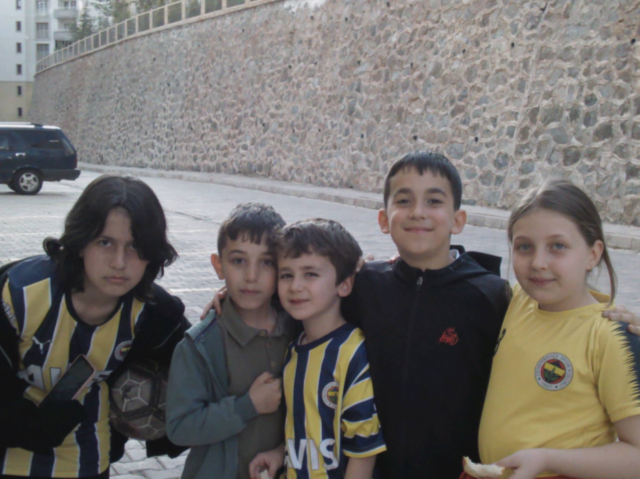
#> input picture image/IR_00135_RGB.png, 1280 x 958 px (shown at 1/2 size)
$ python face_detection_HC_image.py
#> lines starting #> are read from the running program, lines starting #| are printed output that depends on the picture; after the words box and inside, x2 and y2 are one past the last pixel; in counts of white or black regions, pixels touching at a corner belong together
import cv2
print("[BİLGİ] Haar Cascade yüz tespit edici'yi yüklüyor...")
detector = cv2.CascadeClassifier("haarcascade_frontalface_default.xml")
imgName = "IR_00135_RGB.png"
imgName, imgExtension = imgName.split('.')
img = cv2.imread(f"image/{imgName}.{imgExtension}")
#> img is the input picture: shape (958, 1280, 3); mean B, G, R 107.3, 110.6, 114.6
# Haar Cascade gri tonlu resimler üzerinde çalıştığından renk uzayı dönüşümü yapalım
gray = cv2.cvtColor(img, cv2.COLOR_BGR2GRAY) # RGB uzaydan gri tonlu uzaya dönüşüm
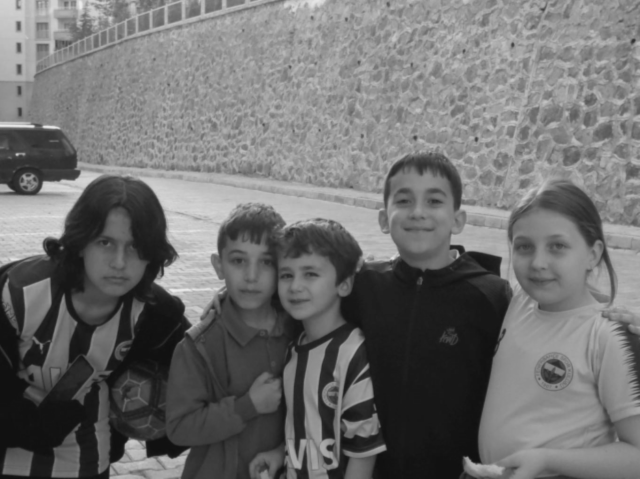
#> gray: shape (958, 1280) (shown at 1/2 size); min 14, max 237, mean 111.4
print("[BİLGİ] Yüz tespiti gerçekleştiriliyor...")
scaleFactor, minNeighbors = 1.05, 25 # iki adet ayarlanabilir parametre
rects = detector.detectMultiScale(gray, scaleFactor, minNeighbors)
#> rects = [[436, 479, 131, 131], [529, 496, 140, 140], [160, 445, 148, 148], [751, 333, 173, 173], [994, 426, 177, 177]]
print(f"[BİLGİ] {len(rects)} adet yüz tespit edildi.")
#| [BİLGİ] 5 adet yüz tespit edildi.
# tespit edilen yüzleri resim üzerinde dikdörtgen olarak göster
for (x,y,w,h) in rects:
    cv2.rectangle(img, (x,y), (x+w,y+h), (0,255,0), 9)
#> this loop made 5 passes
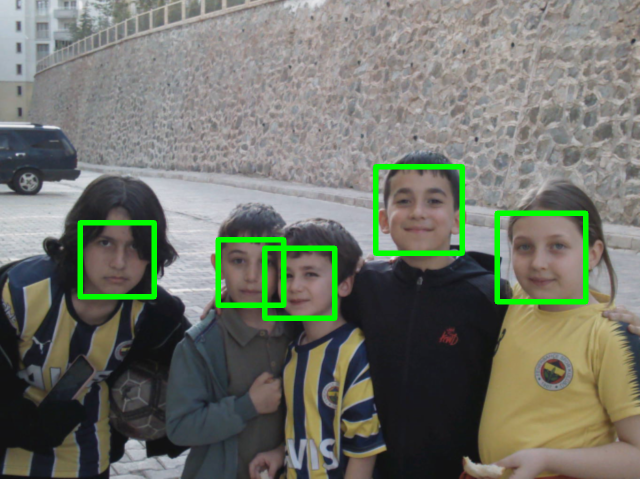
#> img: shape (958, 1280, 3) (shown at 1/2 size); 2.72% of pixels changed, all inside (x1, y1, x2, y2) = (155, 328, 1177, 642)
s = 0.22 # s=(0-1] resmi ekranda görüntülemek için ölçeklendir
rimg = cv2.resize(img, (int(s*img.shape[1]), int(s*img.shape[0])), 0)
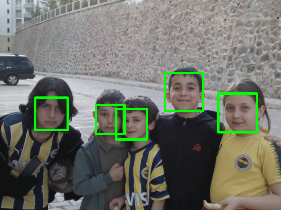
#> rimg: shape (210, 281, 3); mean B, G, R 105, 114.8, 112
cv2.imshow('Face detection with Haar Cascade', rimg)
cv2.waitKey(0)
cv2.imwrite(f"result/{imgName}_scaleFactor_{scaleFactor}_minNeighbors_{minNeighbors}.jpg",
           img, [cv2.IMWRITE_JPEG_QUALITY, 50])

$ run again, with image/IR_00194_RGB.png copied over image/IR_00135_RGB.png
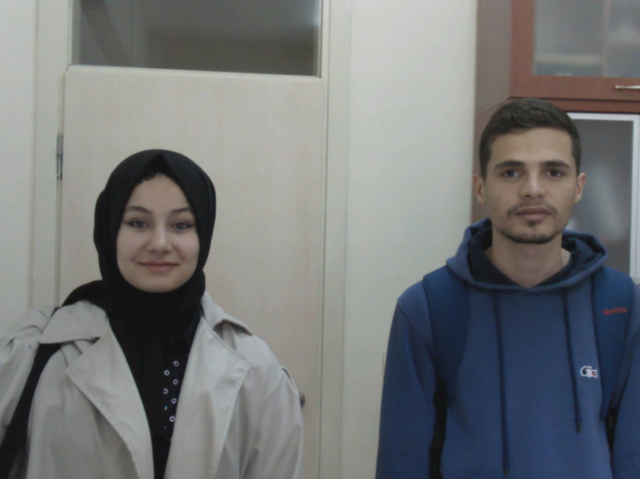
#> input picture image/IR_00194_RGB.png, 1280 x 958 px (shown at 1/2 size)
#> img is the input picture: shape (958, 1280, 3); mean B, G, R 119, 118.3, 116.2
#> rects = [[209, 365, 217, 217], [937, 247, 255, 255]]
#| [BİLGİ] 2 adet yüz tespit edildi.
#> the loop `for (x,y,w,h) in rects:` made 2 passes
#> after the loop `for (x,y,w,h) in rects:`:
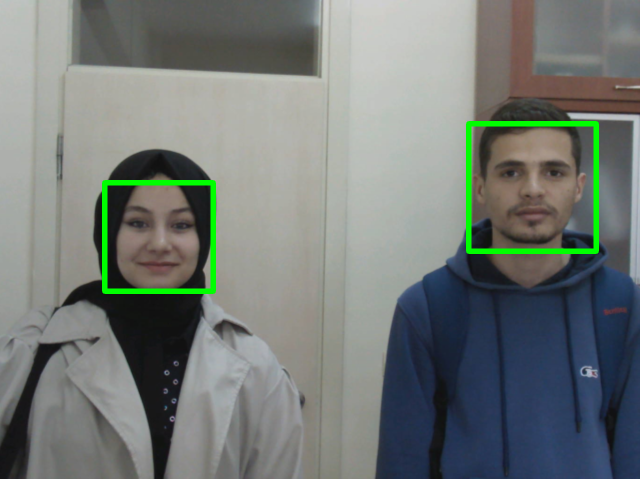
#> img: shape (958, 1280, 3) (shown at 1/2 size); 1.69% of pixels changed, all inside (x1, y1, x2, y2) = (204, 242, 1198, 588)
#> `rimg = cv2.resize(img, (int(s*img.shape[1]), int(s*img.shape[0])), 0)`:
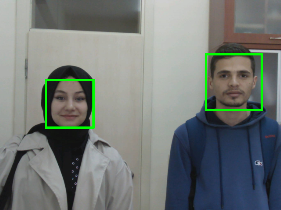
#> rimg: shape (210, 281, 3); mean B, G, R 117.7, 121, 115

$ run again, with image/IR_00195_RGB.png copied over image/IR_00135_RGB.png
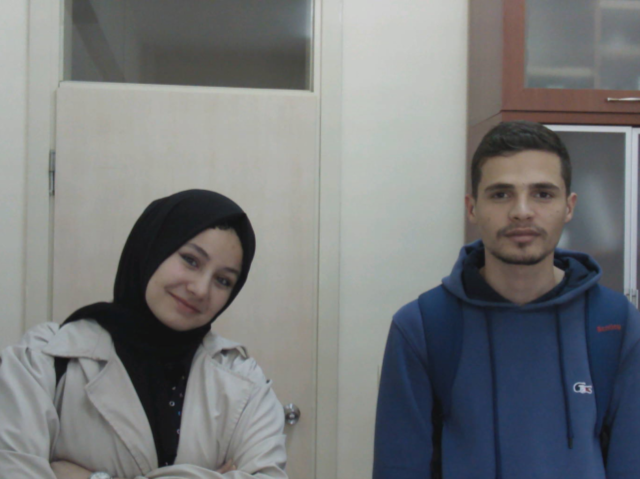
#> input picture image/IR_00195_RGB.png, 1280 x 958 px (shown at 1/2 size)
#> img is the input picture: shape (958, 1280, 3); mean B, G, R 121.9, 120.8, 118.6
#> rects = [[922, 297, 244, 244]]
#| [BİLGİ] 1 adet yüz tespit edildi.
#> the loop `for (x,y,w,h) in rects:` made 1 pass
#> after the loop `for (x,y,w,h) in rects:`:
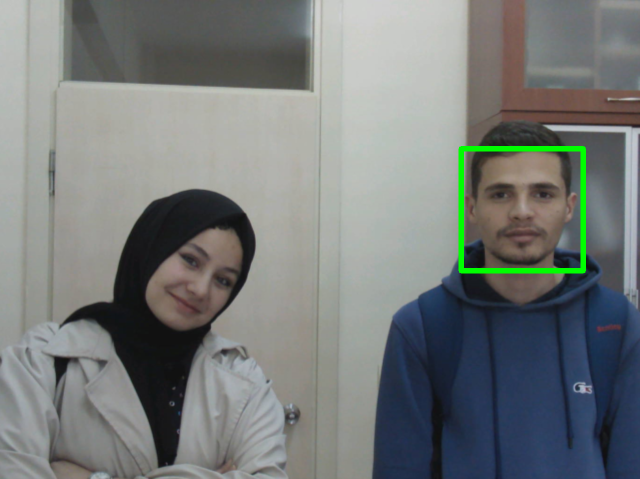
#> img: shape (958, 1280, 3) (shown at 1/2 size); 0.87% of pixels changed, all inside (x1, y1, x2, y2) = (917, 292, 1172, 547)
#> `rimg = cv2.resize(img, (int(s*img.shape[1]), int(s*img.shape[0])), 0)`:
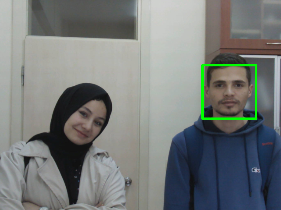
#> rimg: shape (210, 281, 3); mean B, G, R 121, 122.1, 117.7

$ run again, with image/IR_00196_RGB.png copied over image/IR_00135_RGB.png
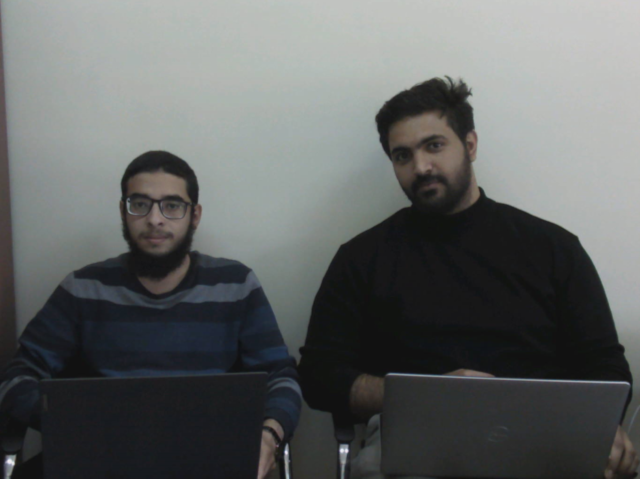
#> input picture image/IR_00196_RGB.png, 1280 x 958 px (shown at 1/2 size)
#> img is the input picture: shape (958, 1280, 3); mean B, G, R 99.6, 100.2, 97.3
#> rects = [[227, 345, 170, 170], [743, 221, 200, 200]]
#| [BİLGİ] 2 adet yüz tespit edildi.
#> the loop `for (x,y,w,h) in rects:` made 2 passes
#> after the loop `for (x,y,w,h) in rects:`:
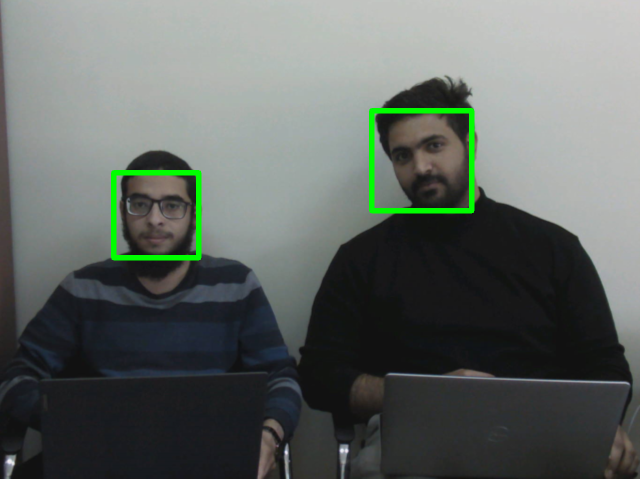
#> img: shape (958, 1280, 3) (shown at 1/2 size); 1.32% of pixels changed, all inside (x1, y1, x2, y2) = (222, 216, 949, 521)
#> `rimg = cv2.resize(img, (int(s*img.shape[1]), int(s*img.shape[0])), 0)`:
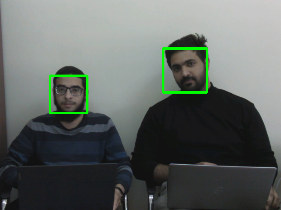
#> rimg: shape (210, 281, 3); mean B, G, R 98.5, 102.4, 96.2
